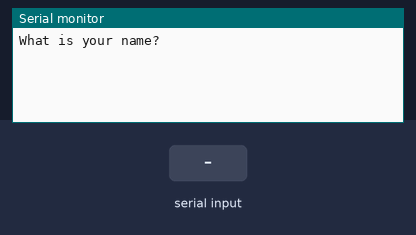
A sketch run on a simulated Arduino Uno, built with avr-gcc and run on an emulated ATmega328P. On the bench: the last lines printed to the serial monitor. The inputs (shaded band) are chosen by the test bench.

Above: at 1.2 s.
1.3 s: "90,45\n" received over Serial
At 2.8 s:
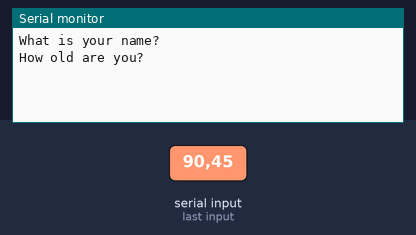
3.8 s: "30,150\n" received over Serial
At 4.6 s:
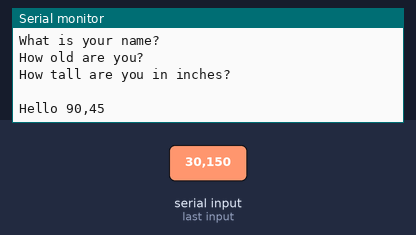

Measured:
- after the input at 1.3 s, the serial monitor: prints a new line after 1.0 s (image 1)
- after the input at 3.8 s, the serial monitor: prints a new line at once (image 2)

The sketch:

Reading_Strings_Ints_Floats_Over_Serial.ino
```cpp
String Name;            //Declaring a string variable for name input later.
int age;                //Declaring an integer variable for age input later.
float height;           //Declaring a float variable for height input later.

void setup() {

  Serial.begin(115200);       //Turn Serial port on at 115200 baud

}

void loop() {

  Serial.println("What is your name? ");      //Prompting user for name
  while(Serial.available() == 0) {            //Waiting for user input
  }
  Name = Serial.readString();                 //Read user input as a string and assign it to Name variable

  Serial.println("How old are you? ");        //Prompting user for age
  while(Serial.available() == 0) {            //Waiting for user input
  }
  age = Serial.parseInt();                    //Read user input as an integer and assign it to age variable

  Serial.println("How tall are you in inches? ");     //Prompting user for height
  while(Serial.available() == 0) {                    //Waiting for user input
  }
  height = Serial.parseFloat();                       //Read user input as a float and assign it to the height variable
  Serial.println(" ");

  Serial.print("Hello ");
  Serial.println(Name);
  delay(1000);

  Serial.print("Your age is: ");
  Serial.println(age);
  delay(1000);

  Serial.print("You are ");
  Serial.print(height);
  Serial.println("\" tall");
  delay(1000);
  Serial.println(" ");

}
```
